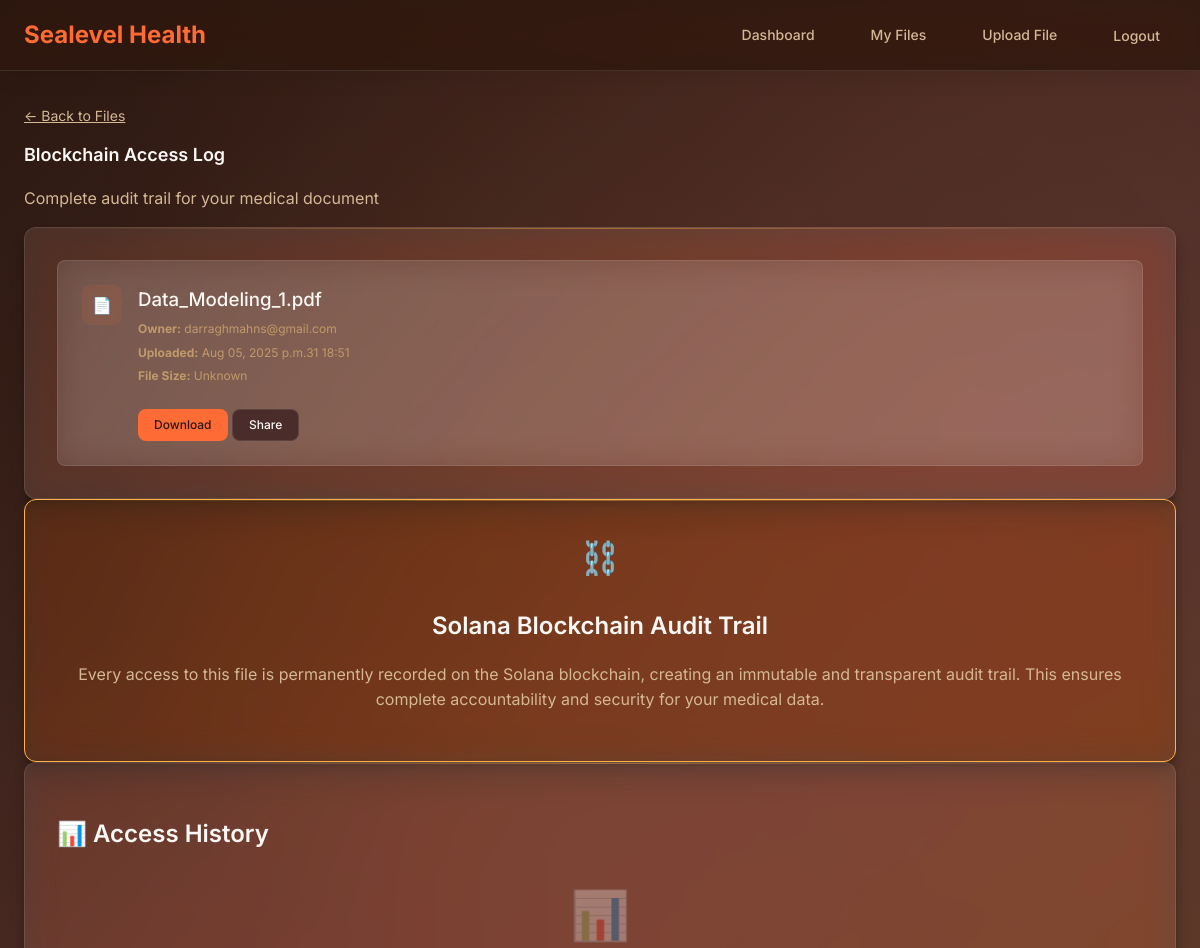
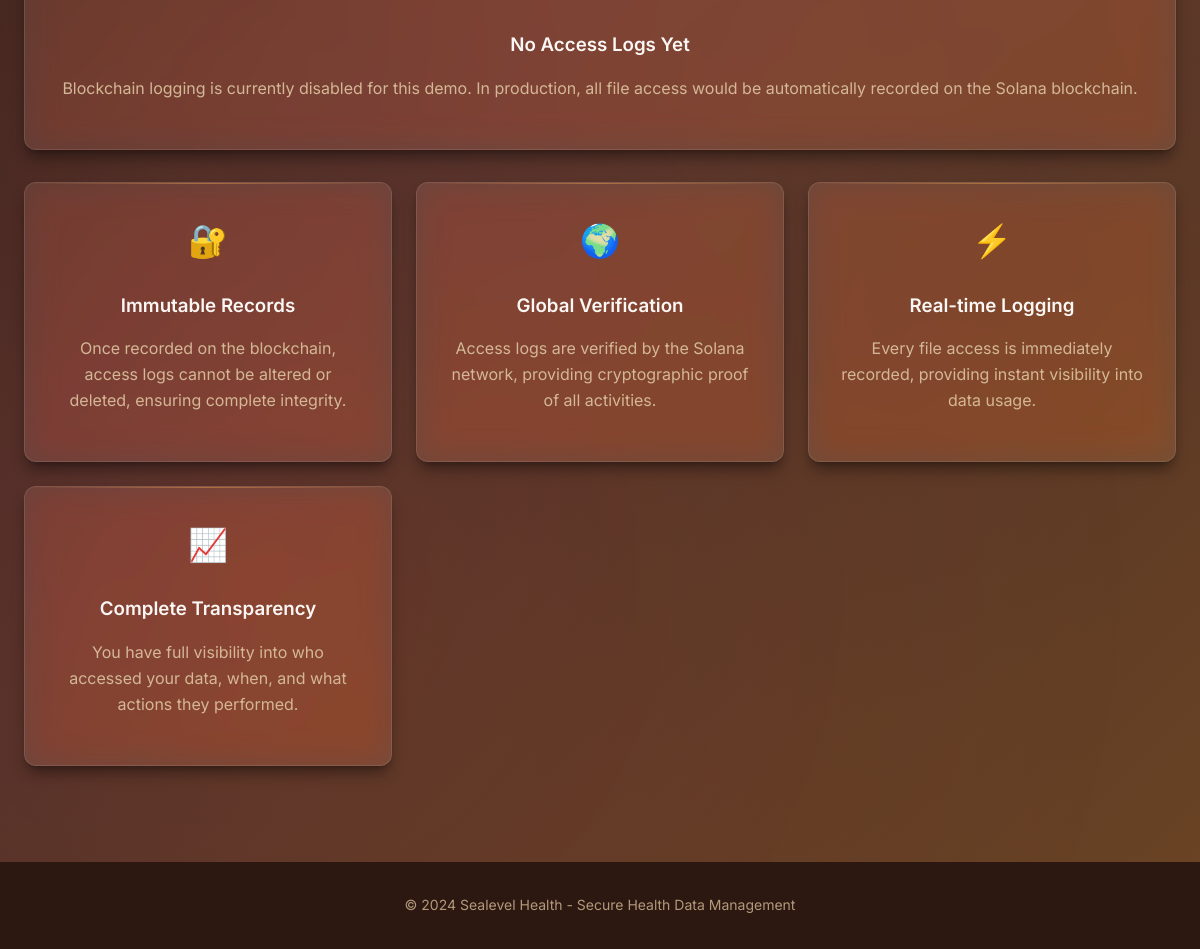
Screenshot of /files/access-log/36/ (signed in) with the database file from the repository (2 pictures, top to bottom).
### files/models.py (models this page shows, shortened)
class File(models.Model):
    owner = models.ForeignKey(User, on_delete=models.CASCADE, related_name='owned_files')
    uploaded_file = models.FileField(upload_to='user_files/')
    transaction_ids = models.JSONField(default=list)
    shared_with = models.ManyToManyField(User, related_name='shared_files')
    uploaded_date = models.DateTimeField(auto_now_add=True)
    uploaded_by = models.ForeignKey(User, on_delete=models.CASCADE, related_name='uploaded_files', null=True, blank=True)

### users/models.py (models this page shows, shortened)
class User(AbstractBaseUser, PermissionsMixin):
    email = models.EmailField(unique=True)
    first_name = models.CharField(max_length=30, blank=True)
    last_name = models.CharField(max_length=30, blank=True)
    is_active = models.BooleanField(default=True)
    is_staff = models.BooleanField(default=False)
    date_joined = models.DateTimeField(auto_now_add=True)
    ROLE_CHOICES = [
        ('patient', 'Patient'),
        ('provider', 'Provider'),
    ]
    role = models.CharField(max_length=10, choices=ROLE_CHOICES, default='patient')
    USERNAME_FIELD = 'email'
    REQUIRED_FIELDS = []
    objects = UserManager()
    @property
    def is_provider(self):
        return self.role == 'provider'

### files/views.py (the view)
# urls.py: path('access-log/<int:pk>/', file_access_log_view, name='file-access-log'),
@login_required
def file_access_log_view(request, pk):
    file = get_object_or_404(File, pk=pk)
    if not (file.owner == request.user or
            file.uploaded_by == request.user or
            FileAccess.objects.filter(file=file, user=request.user).exists()):
        return HttpResponseForbidden("You do not have permission to view access logs for this file.")
    file_size = None
    try:
        if file.uploaded_file and hasattr(file.uploaded_file, 'size'):
            file_size = file.uploaded_file.size
    except (OSError, FileNotFoundError):
        file_size = None
    from django.conf import settings
    if getattr(settings, 'SOLANA_ENABLED', False) and SOLANA_AVAILABLE:
        access_logs = async_to_sync(retrieve_access_logs)(file)
    else:
        access_logs = []
    context = {
        'file': file,
        'file_size': file_size,
        'access_logs': access_logs
    }
    return render(request, 'files/file_access_log.html', context)

### files/templates/files/file_access_log.html (shortened to what this page needs)
{% extends 'base.html' %}
{% load tz %}
{% block content %}
<div class="container">
    <div class="mb-2xl">
        <a href="{% url 'file-list' %}" class="text-secondary text-sm">← Back to Files</a>
        <h1 class="text-lg font-semibold mt-sm">Blockchain Access Log</h1>
        <p class="text-secondary">Complete audit trail for your medical document</p>
    </div>
    <div class="card mb-2xl">
        <div class="card-body">
            <div class="file-item">
                <div class="file-icon">📄</div>
                <div class="file-info">
                    <h3 class="file-name">{{ file.uploaded_file.name|slice:"11:" }}</h3>
                    <div class="file-meta">
                        <p><strong>Owner:</strong> {{ file.owner.email }}</p>
                        <p><strong>Uploaded:</strong> {{ file.uploaded_date|date:"M d, Y at H:i" }}</p>
                        <p><strong>File Size:</strong>
                            {% if file_size %}
                                {{ file_size|filesizeformat }}
                            {% else %}
                                Unknown
                            {% endif %}
                        </p>
                    </div>
                    <div class="mt-lg">
                        <a href="{% url 'file-download' file.id %}" class="btn btn-sm btn-primary">Download</a>
                        {% if file.owner == user and not user.is_provider %}
                            <a href="{% url 'file-share' file.id %}" class="btn btn-sm btn-secondary">Share</a>
                        {% endif %}
                    </div>
                </div>
            </div>
        </div>
    </div>
    <div class="card mb-2xl" style="background: rgba(255, 179, 71, 0.1); border-color: var(--sunset-peach);">
        <div class="card-body text-center">
            <div class="mb-lg" style="font-size: 2rem;">⛓️</div>
            <h2 class="font-semibold mb-sm">Solana Blockchain Audit Trail</h2>
            <p class="text-secondary">Every access to this file is permanently recorded on the Solana blockchain, creating an immutable and transparent audit trail. This ensures complete accountability and security for your medical data.</p>
        </div>
    </div>
    <div class="card">
        <div class="card-body">
            <h2 class="font-semibold mb-lg">📊 Access History</h2>
            {% if access_logs %}
                <p class="text-secondary mb-lg">{{ access_logs|length }} access event{{ access_logs|length|pluralize }} recorded on the blockchain:</p>
                <div class="access-log-timeline">
                    {% for log in access_logs %}
                        <div class="access-log-entry">
                            <div class="access-log-icon">
                                {% if "downloaded" in log.action %}
                                    📥
                                {% elif "uploaded" in log.action %}
                                    📤
                                {% elif "shared" in log.action %}
                                    🤝
                                {% elif "revoked" in log.action %}
                                    🚫
                                {% else %}
                                    📋
                                {% endif %}
                            </div>
                            <div class="access-log-content">
                                <div class="access-log-header">
                                    <h3 class="access-log-action">{{ log.action|title }}</h3>
                                    <span class="access-log-time">{{ log.timestamp|date:"M d, Y • g:i A" }}</span>
                                </div>
                                <p class="access-log-user">
                                    <strong>User:</strong> {{ log.user }}
                                    {% if log.user.is_provider %}
                                        <span class="user-badge provider">🏥 Provider</span>
                                    {% else %}
                                        <span class="user-badge patient">👤 Patient</span>
                                    {% endif %}
                                </p>
                                <div class="access-log-blockchain">
                                    <span class="blockchain-badge">⛓️ Verified on Solana</span>
                                </div>
                            </div>
                        </div>
                    {% endfor %}
                </div>
            {% else %}
                <div class="text-center">
                    <div class="mb-lg" style="font-size: 3rem; opacity: 0.3;">📊</div>
                    <h3 class="font-semibold mb-sm">No Access Logs Yet</h3>
                    <p class="text-secondary">
                        {% if not settings.SOLANA_ENABLED %}
                            Blockchain logging is currently disabled for this demo. In production, all file access would be automatically recorded on the Solana blockchain.
                        {% else %}
                            This file hasn't been accessed yet. All future access will be automatically logged on the Solana blockchain.
                        {% endif %}
                    </p>
                </div>
            {% endif %}
        </div>
    </div>
    <div class="file-grid mt-2xl">
        <div class="card">
            <div class="card-body text-center">
                <div class="mb-lg" style="font-size: 2rem;">🔐</div>
                <h3 class="font-semibold mb-sm">Immutable Records</h3>
                <p class="text-secondary">Once recorded on the blockchain, access logs cannot be altered or deleted, ensuring complete integrity.</p>
            </div>
        </div>
        <div class="card">
            <div class="card-body text-center">
                <div class="mb-lg" style="font-size: 2rem;">🌍</div>
                <h3 class="font-semibold mb-sm">Global Verification</h3>
                <p class="text-secondary">Access logs are verified by the Solana network, providing cryptographic proof of all activities.</p>
            </div>
        </div>
        <div class="card">
            <div class="card-body text-center">
                <div class="mb-lg" style="font-size: 2rem;">⚡</div>
                <h3 class="font-semibold mb-sm">Real-time Logging</h3>
                <p class="text-secondary">Every file access is immediately recorded, providing instant visibility into data usage.</p>
            </div>
        </div>
        <div class="card">
            <div class="card-body text-center">
                <div class="mb-lg" style="font-size: 2rem;">📈</div>
                <h3 class="font-semibold mb-sm">Complete Transparency</h3>
                <p class="text-secondary">You have full visibility into who accessed your data, when, and what actions they performed.</p>
            </div>
        </div>
    </div>
</div>
{% endblock %}

### rows the page displays
File: uploaded_file.name "Data_Modeling_1.pdf", owner.email "darraghmahns@gmail.com", uploaded_date "Aug 05, 2025 p.m.31 18:51"
